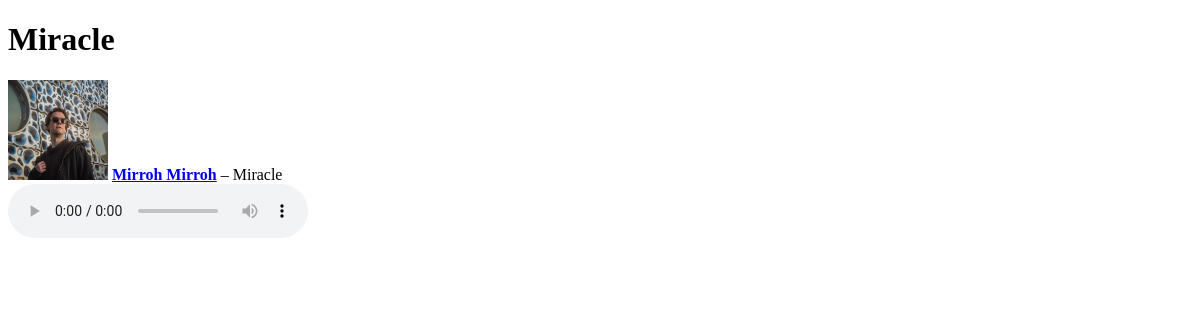
/song/1, run on an earlier commit of the app's database.
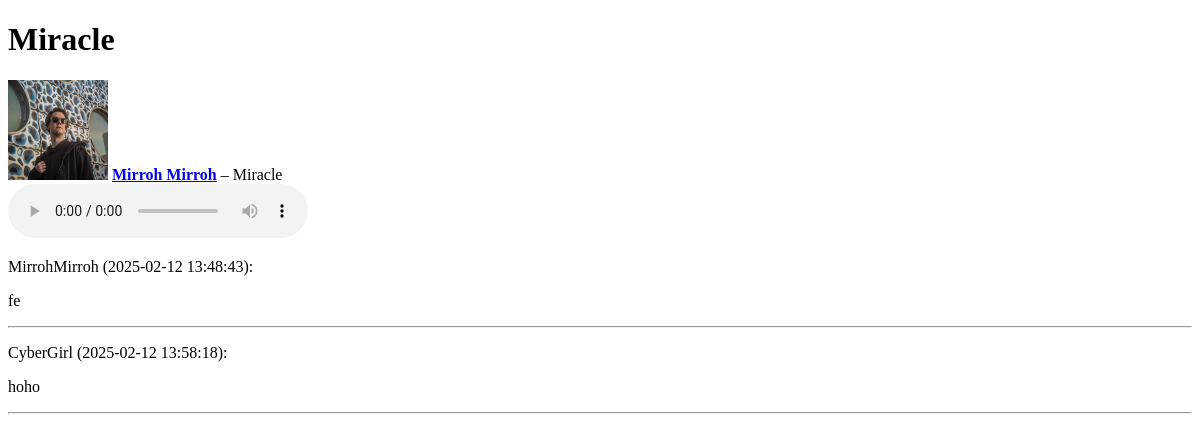
And on a later commit of the database.
### tables this page shows
CREATE TABLE songs (
    id INTEGER PRIMARY KEY,
    user_id INTEGER NOT NULL,
    title TEXT NOT NULL,
    artist TEXT NOT NULL CHECK (LENGTH(artist) > 0),
    audio_file_path TEXT NOT NULL,
    image_file_path TEXT NOT NULL,
    upload_date DATETIME DEFAULT CURRENT_TIMESTAMP,
    genre TEXT CHECK (LENGTH(genre) > 0),
    duration INTEGER CHECK (duration > 0),
    FOREIGN KEY (user_id) REFERENCES users(id) ON DELETE CASCADE
);

CREATE TABLE messages (
    id INTEGER PRIMARY KEY,
    content TEXT,
    sent_at TEXT,
    user_id INTEGER REFERENCES users,
    thread_id INTEGER REFERENCES threads
);

CREATE TABLE users (
    id INTEGER PRIMARY KEY,
    username TEXT UNIQUE,
    password_hash TEXT,
    image BLOB
);

### app.py (the view)
@app.route("/song/<int:id>")
def show_song(id):
    song = users.get_song(id)
    thread = forum.get_thread(id)
    messages = forum.get_messages(id)
    return render_template("show_song.html", song=song, thread=thread, messages=messages)

### db.py (called while the page is built)
def get_connection():
    con = sqlite3.connect("database.db")
    con.execute("PRAGMA foreign_keys = ON")
    con.row_factory = sqlite3.Row
    return con

def query(sql, params=[]):
    con = get_connection()
    result = con.execute(sql, params).fetchall()
    con.close()
    return result

### forum.py (called while the page is built)
def get_thread(id):
    sql = """SELECT t.id
             FROM threads t
             WHERE t.id = ?"""
    result = db.query(sql, [id])
    return result[0]

def get_messages(id):
    sql = """SELECT m.id, m.content, m.sent_at, m.user_id, u.username
             FROM messages m, users u
             WHERE m.user_id = u.id AND m.thread_id = ?
             ORDER BY m.id"""
    return db.query(sql, [id])

### users.py (called while the page is built)
def get_song(id):
    sql = """SELECT user_id, title, artist, audio_file_path, image_file_path, genre
             FROM songs
             WHERE id = ?"""
    result = db.query(sql, [id])
    return result[0] if result else None

### templates/show_song.html (shortened to what this page needs)
<!DOCTYPE html>
<html>
<body>
  <h1>{{ song.title }}</h1>
  <img src="{{ url_for('static', filename=song.image_file_path.split('static/')[-1]) }}" alt="Kansikuva" width="100">
  <strong><a href="/user/{{ song.user_id }}">{{ song.artist }}</a></strong> – {{ song.title }}</a>
  <br>
  <audio controls>
    {% if song.audio_file_path.endswith('.mp3') %}
    <source src="{{ url_for('static', filename=song.audio_file_path.split('static/')[-1]) }}" type="audio/mpeg">
    {% elif song.audio_file_path.endswith('.wav') %}
    <source src="{{ url_for('static', filename=song.audio_file_path.split('static/')[-1]) }}" type="audio/wav">
    {% else %}
        <p>Tiedostotyyppi ei tuettu.</p>
    {% endif %}
  </audio>
  {% for message in messages %}
  <p>
    {{ message.username }} ({{ message.sent_at }}):
  </p>
  <p>
    {{ message.content }}
  </p>
  <hr />
  {% endfor %}
</body>

What changed in the data, as far as the page shows it:
added messages: username "MirrohMirroh", sent_at "2025-02-12 13:48:43", content "fe"
added messages: username "CyberGirl", sent_at "2025-02-12 13:58:18", content "hoho"
